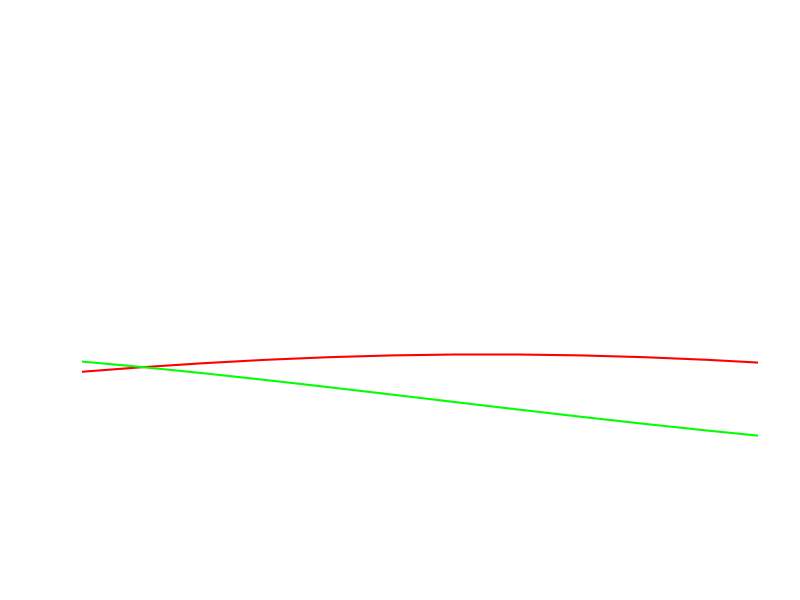
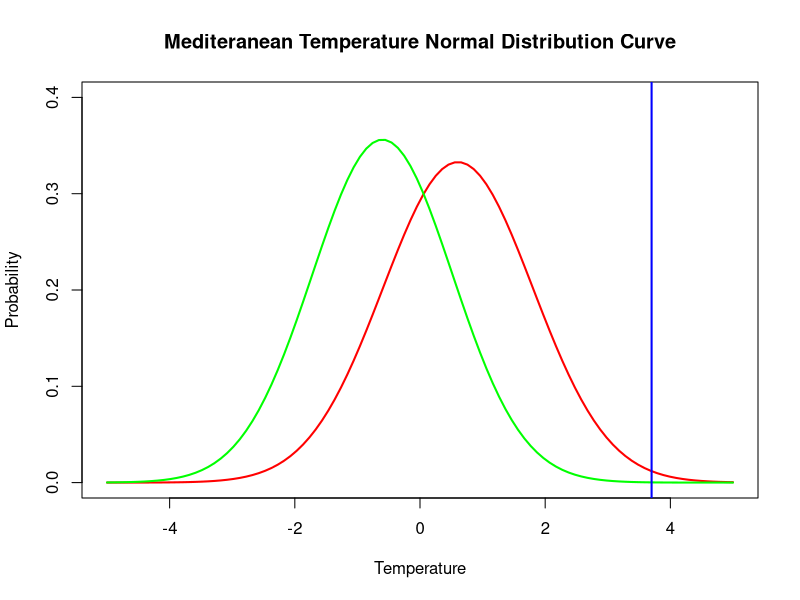

Generate these figures, in order, with R:
print("---------- Running ----------")

Mediterranean = read.csv("MediterraneanJune2019.csv")

lower = -5
upper = 5
point = 3.7



########## All Forcing ##########
print("##### All Forcing #####")

allForcing = Mediterranean$All.forcings.simulations

allMean = mean(allForcing)
allSd = sd(allForcing)

#hist(allForcing,  probability = TRUE, col = "red", main = "Distribution and Normal Curve")

allx = seq(lower, upper, length=100)
ally = dnorm(allx, mean = allMean, sd = allSd)

plot.new()
lines(allx, ally, col = "red", lwd = 2)



########## Natural Forcing ##########
print("##### Natural Forcing #####")


natForcing = na.omit(Mediterranean$Natural.forcings.only)

natMean = mean(natForcing)
natSd = sd(natForcing)

#hist(natForcing,  probability = TRUE, col = "green", main = "Distribution and Normal Curve")

natx = seq(lower, upper, length=100)
naty = dnorm(natx, mean = natMean, sd = natSd)

lines(natx, naty, col = "green", lwd = 2)



##### Plotting the lines #####

plot(1, type = "n", xlim = c(-5,5), ylim = c(0,0.4), xlab = "Temperature", ylab = "Probability", main = "Mediteranean Temperature Normal Distribution Curve")

lines(allx, ally, col = "red", lwd = 2)
lines(natx, naty, col = "green", lwd = 2)
abline(v = point, col = "blue", lwd = 2)

natArea = integrate(function(natx) dnorm(natx, mean = natMean, sd = natSd), lower = point, upper = Inf)$value[1]
allArea = integrate(function(allx) dnorm(allx, mean = allMean, sd = allSd), lower = point, upper = Inf)$value[1]

print(natArea)
print(allArea)

print(allArea/natArea)

print("---------- Done ----------")